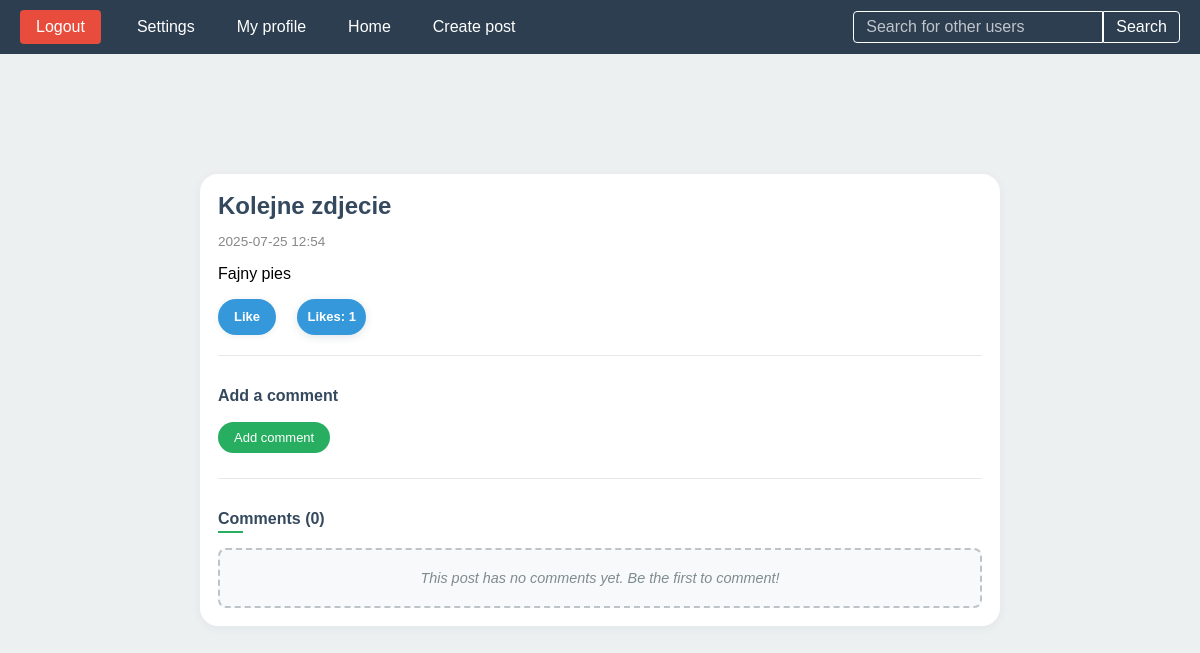
The page /details/32/kolejne-zdjecie on the database its author committed.
### post/models.py (models this page shows, shortened)
class Post(models.Model):
    user = models.ForeignKey(User, on_delete=models.CASCADE)
    title = models.CharField(max_length= 250)
    likes = models.ManyToManyField(User, related_name='Post_likes')
    slug = models.SlugField(null = False,default='')
    content = models.TextField(null=False)
    date_posted = models.DateTimeField(auto_now_add=True)
    image = models.ImageField(upload_to = 'post_images/',blank = True, null= True)
    class Meta:
        unique_together = ('user', 'slug')

### post/views.py (the view)
# urls.py: path('details/<int:id>/<slug:slug>', getPostDetails, name = 'post_detail'),
def getPostDetails(request,id,slug):
    post = get_object_or_404(Post, id=id, slug=slug)
    comments= Comment.objects.filter(post=post).all()
    return render(request,'post_detail.html',{'post':post,'comments':comments})

### templates/post_detail.html (shortened to what this page needs)
{% extends 'base.html' %}
{% load static %}
{% block head %}
    <link rel="stylesheet" href="{% static 'profile.css' %}">
    <link rel="stylesheet" href="{% static 'comments.css' %}">
    <link rel="stylesheet" href="{% static 'likes.css' %}">
{% endblock %}
{% block content %}
    <div class="home-container">
        <div class="posts-container">
            <div class="post-card">
                <h2>{{ post.title }}</h2>
                <p class="post-date">{{ post.date_posted|date:"Y-m-d H:i" }}</p>
                <p>{{ post.content }}</p>
                <form method="post" action="{% url 'like_post' post.id %}" style="display:inline;">
                    {% if user in post.likes.all %}
                        <button type="submit" class="unlike-btn">Unlike</button>
                    {% else %}
                        <button type="submit" class="like-btn">Like</button>
                    {% endif %}
                    <span class="likes-badge" id="likes-badge-{{ post.id }}">Likes: {{ post.likes.count }}</span>
                </form>
                <div class="comment-form-section">
                    <h3>Add a comment</h3>
                    <form method="Post" action="{% url 'CreateComment' post.id %}" class="comment-form">
                        <button class="edit-button" type="submit">Add comment</button>
                    </form>
                </div>
                <div class="comments-section">
                    <h3>Comments ({{ comments|length }})</h3>
                    {% if comments %}
                        <div class="comments-list">
                            {% for comment in comments %}
                                <div class="comment-item">
                                    <div class="comment-header">
                                        <span class="comment-author">{{ comment.author.username }}</span>
                                        <span class="comment-date">{{ comment.created|date:"Y-m-d H:i" }}</span>
                                    </div>
                                    <div class="comment-content">
                                        {{ comment.content }}
                                    </div>
                                </div>
                            {% endfor %}
                        </div>
                    {% else %}
                        <div class="no-comments">
                            <p>This post has no comments yet. Be the first to comment!</p>
                        </div>
                    {% endif %}
                </div>
            </div>
        </div>
    </div>
{% endblock %}

### static/base.css (style rules this page uses)
body { margin: 0; padding: 0; font-family: Arial, sans-serif; display: flex; flex-direction: column; min-height: 100vh; background-color: #f5f6fa; }

### static/profile.css (style rules this page uses)
.home-container { max-width: 800px; margin: 40px auto; padding: 20px; position: relative; text-align: center; }
.posts-container { margin-top: 30px; display: flex; flex-direction: column; gap: 20px; }
.post-card { background-color: #fff; border-radius: 18px; box-shadow: 0 2px 10px rgba(44, 62, 80, 0.06); padding: 18px; text-align: left; margin-bottom: 0; }
.post-card h2 { margin: 0 0 10px; color: #34495e; }
.post-card p { overflow-wrap: break-word; white-space: pre-wrap; }
.post-author, .post-date { font-size: 0.85em; color: #888; margin-bottom: 10px; }
.delete-button, .edit-button { color: white; border: none; padding: 10px; border-radius: 20px; font-size: 14px; cursor: pointer; transition: background 0.3s; }
.edit-button { background-color: #27ae60; }

### static/comments.css (style rules this page uses)
.comment-form-section { margin-top: 20px; padding-top: 15px; border-top: 1px solid #e8e8e8; }
.comment-form-section h3 { color: #34495e; font-size: 1rem; margin-bottom: 12px; font-weight: 600; }
.comment-form { display: flex; flex-direction: column; gap: 8px; }
.comment-form .edit-button { align-self: flex-start; padding: 8px 16px; font-size: 13px; margin-top: 5px; }
.comments-section { margin-top: 25px; padding-top: 15px; border-top: 1px solid #e8e8e8; }
.comments-section h3 { color: #34495e; font-size: 1rem; margin-bottom: 15px; font-weight: 600; }
.no-comments { text-align: center; padding: 20px 15px; background-color: #f8f9fa; border-radius: 8px; border: 2px dashed #bdc3c7; }
.no-comments p { color: #7f8c8d; font-style: italic; margin: 0; font-size: 0.9rem; }
.comments-section h3::after { content: ""; display: block; width: 25px; height: 2px; background-color: #27ae60; margin-top: 3px; }

### static/likes.css (style rules this page uses)
.like-btn, .unlike-btn { padding: 6px 16px; border-radius: 22px; font-size: 13px; border: none; cursor: pointer; font-weight: 600; margin-right: 10px; transition: background 0.25s, color 0.25s; box-shadow: 0 1px 6px rgba(44, 62, 80, 0.09); color: #fff; height: 36px; display: inline-flex; align-items: center; }
.like-btn { background: #3498db; }
.likes-badge { display: inline-flex; align-items: center; justify-content: center; min-width: 24px; height: 36px; padding: 0 10px; background: #3498db; color: #fff; font-weight: 700; border-radius: 18px; font-size: 13px; margin-left: 7px; box-shadow: 0 2px 8px rgba(44, 62, 80, 0.14); transition: transform 0.18s cubic-bezier(0.43,1.65,0.49,1.03); user-select: none; }

### rows shown on the page
Post: title "Kolejne zdjecie", date_posted "2025-07-25 12:54", content "Fajny pies", likes.count "1"

### other values the page prints
{{ comments|length }} "0"
